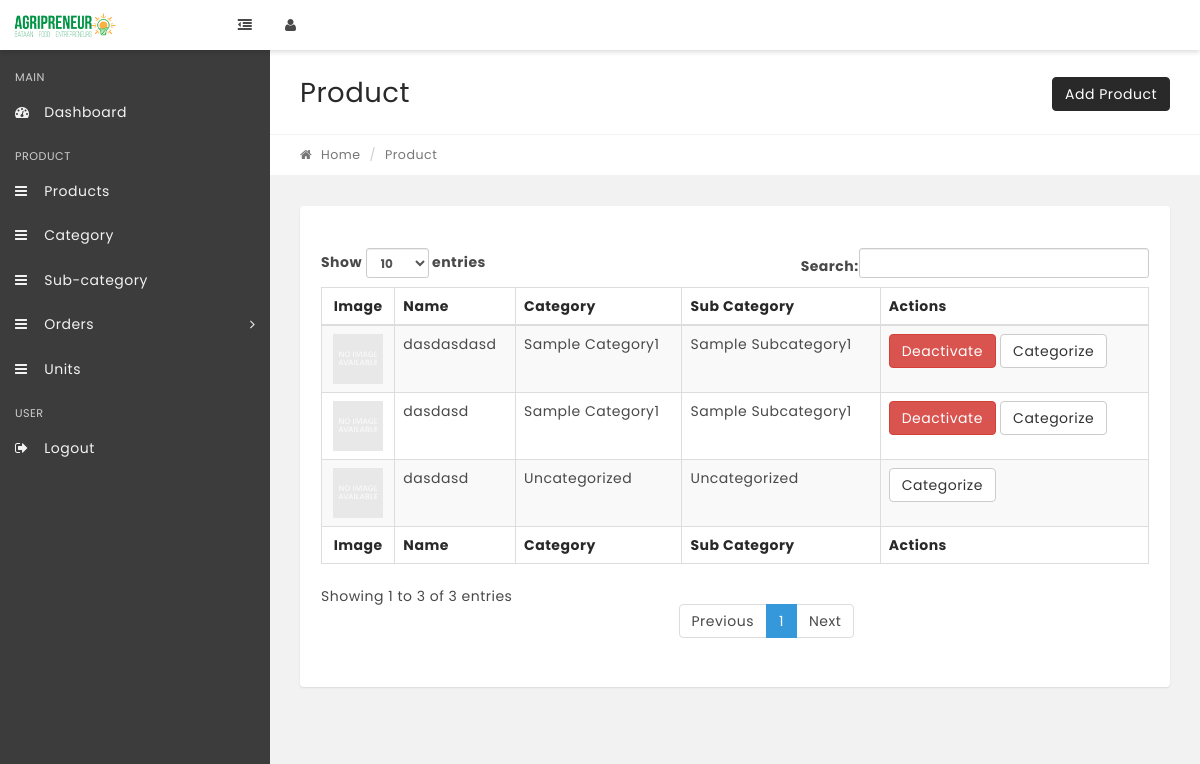
Page /index.php/admin/product on the earlier database version.
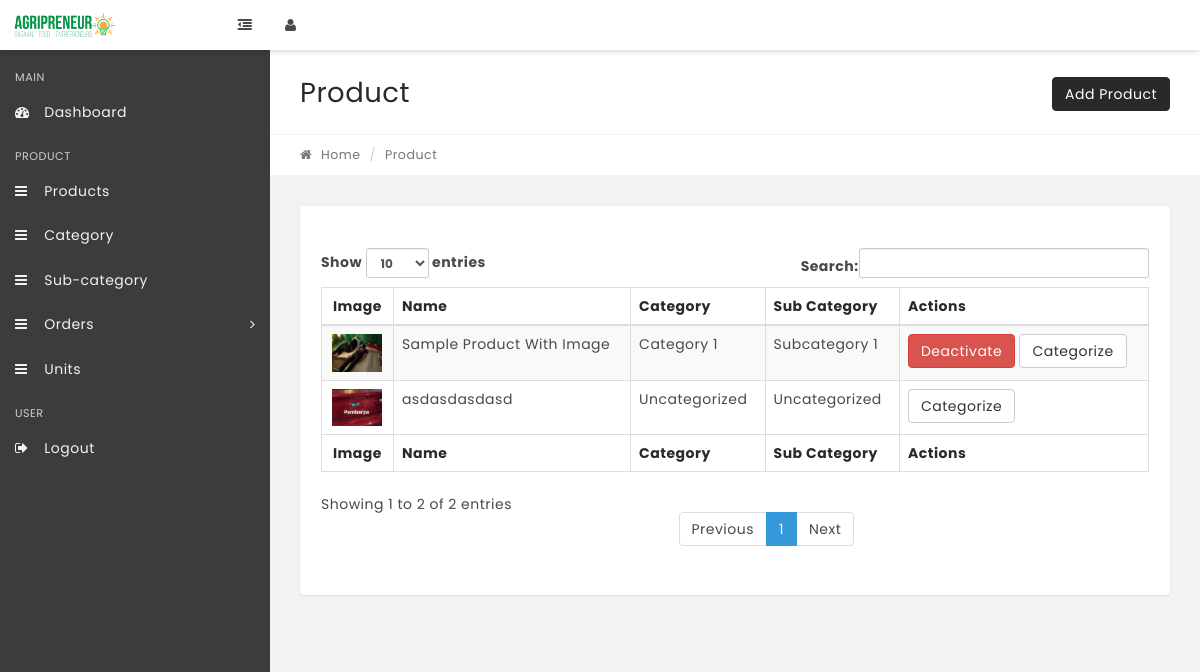
Same page on the later database version.
### tables this page shows
CREATE TABLE `tbl_product_category` (
  `id` int(11) NOT NULL,
  `category_id` int(11) NOT NULL,
  `subcategory_id` int(11) NOT NULL,
  `product_id` int(11) NOT NULL,
  `timestamp_created` timestamp NOT NULL DEFAULT CURRENT_TIMESTAMP,
  `timestamp_updated` timestamp NOT NULL DEFAULT '0000-00-00 00:00:00' ON UPDATE CURRENT_TIMESTAMP
);

CREATE TABLE `tbl_products` (
  `product_id` int(11) NOT NULL,
  `user_id` int(11) NOT NULL,
  `image` varchar(255) NOT NULL,
  `name` varchar(255) NOT NULL,
  `quantity` int(11) NOT NULL,
  `unit` varchar(255) NOT NULL,
  `price` int(11) NOT NULL,
  `harvest_date` varchar(255) NOT NULL,
  `availability` varchar(255) NOT NULL,
  `description` text NOT NULL,
  `timestamp_created` timestamp NOT NULL DEFAULT CURRENT_TIMESTAMP,
  `timestamp_updated` timestamp NOT NULL DEFAULT '0000-00-00 00:00:00' ON UPDATE CURRENT_TIMESTAMP,
  `status` int(11) DEFAULT '0'
);

CREATE TABLE `tbl_category` (
  `category_id` int(11) NOT NULL,
  `category_name` varchar(255) NOT NULL,
  `category_identifier` varchar(255) NOT NULL,
  `category_status` int(11) NOT NULL,
  `timestamp_created` timestamp NOT NULL DEFAULT CURRENT_TIMESTAMP,
  `timestamp_update` timestamp NOT NULL DEFAULT '0000-00-00 00:00:00' ON UPDATE CURRENT_TIMESTAMP
);

CREATE TABLE `tbl_sub_category` (
  `subcategory_id` int(11) NOT NULL,
  `category_id` int(11) NOT NULL,
  `subcategory_name` varchar(255) NOT NULL,
  `subcategory_identifier` varchar(255) NOT NULL,
  `subcategory_status` int(11) NOT NULL,
  `timestamp_create` timestamp NOT NULL DEFAULT CURRENT_TIMESTAMP,
  `timestampe_update` timestamp NOT NULL DEFAULT '0000-00-00 00:00:00' ON UPDATE CURRENT_TIMESTAMP
);

### application/libraries/Template.php (called while the page is built, shortened)
<?php
class Template {
    var $use_template = '';
    var $use_template_file = '';
    var $template_data = array();
	var $CI;
	function __construct(){
		$this->CI =& get_instance();
	}
	function set_title($title){
		$this->template_data['title'] = $title;
	}
	function set_additional_css($css_set){
        $this->template_data['additional_css'] = $css_set;
    }
    function set_additional_js($js_set){
        $this->template_data['add_js'] = $js_set;
    }
    public function set_template($name,$file="template"){
        $this->use_template = $name;
        $this->use_template_file = $file;
    }
    public function load_sub($key,$value){
        if(is_array($key)){
            $this->template_data = $key;
        }else{
            $this->template_data[$key] = $value;
        }
    }
    public function load($path){
        $content = $this->CI->load->view($path,$this->template_data,true);
        $this->template_data["content"] = $content;
        $template_path = $this->use_template . "/" . $this->use_template_file;
        $this->CI->load->view("templates/".$template_path,$this->template_data);
    }
	public function extra_js($extra_js){
		$this->template_data['extra_js']  = $extra_js;
	}
}

### application/controllers/Admin.php (called while the page is built, shortened)
<?php
class Admin extends CI_Controller {
    function __construct(){
        $styles = array(
            'assets/user/css/prism/prism.css',
            'assets/user/css/ladda/ladda-themeless.min.css',
		);
		$js = array(
            'assets/user/js/login.js',
            'assets/user/js/user.js',
            'assets/user/js/admin.js',
            'assets/user/js/switchery/switchery.min.js',
            'assets/user/js/ladda/ladda.min.js',
            'assets/user/js/prism/prism.js'
		);
		$this->template->set_additional_css($styles);
		$this->template->set_additional_js($js);
        $this->template->set_title('Admin - Dashboard');
        $this->template->set_template('admin');
    }
    function product()
	{
        $extra_js = '
            $("#products").DataTable();
            var elems = Array.prototype.slice.call(document.querySelectorAll(".js-switch"));
            elems.forEach(function(html) {
                var switchery = new Switchery(html);
            });
		';
        $this->template->extra_js($extra_js);
        $this->template->load_sub('user', $this->user_model->get_user_data($this->session->userdata('id')));
        $this->template->load_sub('products', $this->product_model->fetch_all_products());
		$this->template->load('admin/product/product');
	}
}

### index.php (called while the page is built, shortened)
<?php
require_once BASEPATH.'core/CodeIgniter.php';

### application/models/Product_model.php (called while the page is built, shortened)
<?php
class Product_model extends CI_Model {
    function fetch_all_products()
    {
        $query = $this->db->query("
            SELECT
                p.product_id,
                p.image,
                p.name,
                p.status,
                pc.category_id,
                pc.subcategory_id,
                c.category_name,
                sc.subcategory_name
            FROM tbl_products p
            LEFT JOIN tbl_product_category pc
            ON p.product_id = pc.product_id
            LEFT JOIN tbl_category c
            ON c.category_id = pc.category_id
            LEFT JOIN tbl_sub_category sc
            ON sc.subcategory_id = pc.subcategory_id
        ");
        if($query->num_rows() > 0){
            return $query->result();
        }
        return [];
    }
}

### application/views/admin/product/product.php (the view, shortened to what the changed rows need)
<div class="row page-title-div">
	<div class="col-md-6">
		<h2 class="title">Product</h2>
	</div>
</div>
<section class="section">
	<div class="container-fluid">
		<div class="row">
			<div class="col-md-12">
				<div class="panel">
					<div class="panel-heading">
					</div>
					<div class="panel-body p-20">
						<table id="products" class="display table table-striped table-bordered" cellspacing="0" width="100%">
							<thead>
								<tr>
									<th class="text-center">Image</th>
									<th>Name</th>
		                            <th>Category</th>
                                    <th>Sub Category</th>
									<th>Actions</th>
								</tr>
							</thead>
							<tfoot>
								<tr>
									<th class="text-center">Image</th>
									<th>Name</th>
                                    <th>Category</th>
                                    <th>Sub Category</th>
									<th>Actions</th>
								</tr>
							</tfoot>
							<tbody>
								<?php
									foreach ($products as $product) {
										?>
									 		<tr>
												<td class="text-center">
													<img width="50"
													<?php
														if (!empty($product->image)) {
															?>
															src="<?php echo base_url();?>uploads/products/<?php echo $product->image; ?>"
															<?php
														}else{
															?>
															src="<?php echo base_url();?>uploads/no-image.jpg"
															<?php
														}
													?>
													>
												</td>
												<td><?php echo $product->name ?></td>
												<td>
													<?php
													if($product->category_name){
														echo $product->category_name;
													}else {
														echo 'Uncategorized';
													}
													?>
												</td>
                                                <td>
													<?php
													if($product->subcategory_name){
														echo $product->subcategory_name;
													}else {
														echo 'Uncategorized';
													}
													?>
												</td>
												<td>
													<?php
													if (!empty($product->subcategory_name) && !empty($product->category_name)) {
														if ($product->status == 1) {
															?>
																<a href="<?php echo base_url();?>admin/product/deactivate/<?php echo $product->product_id; ?>" class="btn btn-danger icon-only" id="deactivate_product">Deactivate</a>
															<?php
														}else{
															?>
																<a href="<?php echo base_url();?>admin/product/activate/<?php echo $product->product_id; ?>" class="btn btn-success icon-only" id="activate_product" data-action="activate">Activate</a>
															<?php
														}
													}
													?>
													<a href="<?php echo base_url();?>admin/product/category/add/<?php echo $product->product_id; ?>" class="btn btn-default icon-only">Categorize</a>
                                                </td>
											</tr>
										<?php
									}
								?>
							</tbody>
						</table>
					</div>
				</div>
			</div>
		</div>
	</div>
</section>

Differences in the rows shown:
removed tbl_product_category: product.name "dasdasdasd", category.category_name "Sample Category1", subcategory.subcategory_name "Sample Subcategory1"
removed tbl_product_category: product.name "dasdasd", category.category_name "Sample Category1", subcategory.subcategory_name "Sample Subcategory1"
removed tbl_products: name "dasdasd", shows "Uncategorized"
added tbl_product_category: product.image (picture), product.name "Sample Product With Image", category.category_name "Category 1", subcategory.subcategory_name "Subcategory 1"
now on this page (row edited): tbl_products: image (picture), name "asdasdasdasd", shows "Uncategorized"
Other differences:
text written by a page script: "Show entries Search: Showing 1 to 3 of 3 entries Previous 1 Next" → "Show entries Search: Showing 1 to 2 of 2 entries Previous 1 Next"
